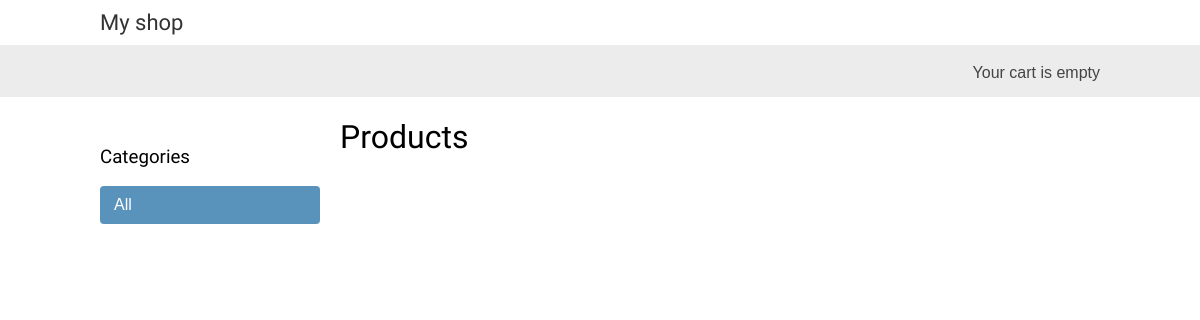
/, run on an earlier commit of the app's database.
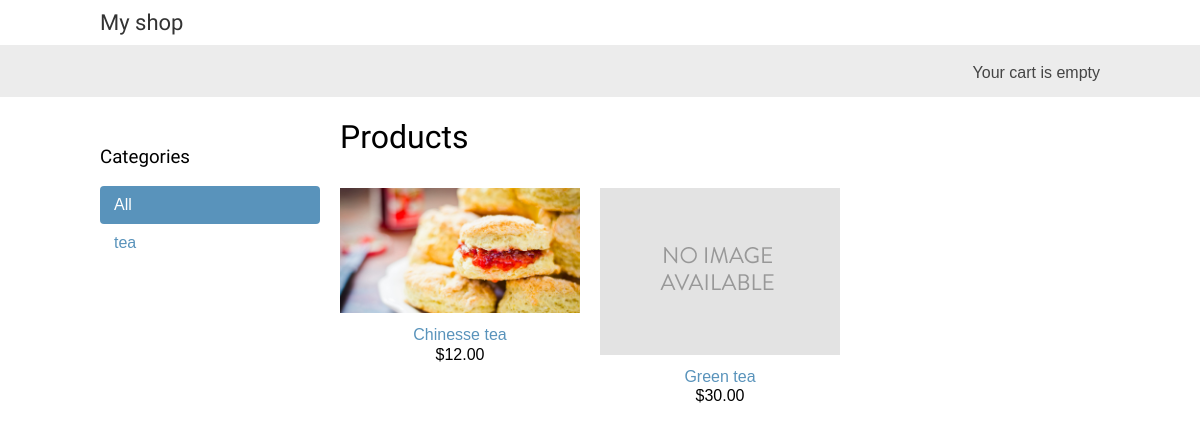
And on a later commit of the database.
### shop/models.py (models this page shows, shortened)
class Category(models.Model):
    name = models.CharField(max_length=200)
    slug = models.SlugField(max_length=200,unique=True)
    class Meta:
        ordering = ['name']
        indexes = [
            models.Index(fields=['name']),
        ]
        verbose_name = 'category'
        verbose_name_plural = 'categories'
    def get_absolute_url(self):
        return reverse('shop:product_list_by_category',args=[self.slug])

class Product(models.Model):
    category = models.ForeignKey(Category,related_name='products',on_delete=models.CASCADE)
    name = models.CharField(max_length=200)
    slug = models.SlugField(max_length=200)
    image = models.ImageField(upload_to='products/%Y/%m/%d',blank=True)
    description = models.TextField(blank=True)
    price = models.DecimalField(max_digits=10,decimal_places=2)
    available = models.BooleanField(default=True)
    created = models.DateTimeField(auto_now_add=True)
    updated = models.DateTimeField(auto_now=True)
    class Meta:
        ordering = ['name']
        indexes = [
            models.Index(fields=['id','slug']),
            models.Index(fields=['name']),
            models.Index(fields=['-created']),
        ]
    def get_absolute_url(self):
        return reverse('shop:product_detail',args=[self.id,self.slug])

### shop/views.py (the view)
# urls.py: path('',views.product_list,name='product_list'),
def product_list(request,category_slug=None):
    category = None
    categories = Category.objects.all()
    products = Product.objects.filter(available=True)
    if category_slug:
        category = get_object_or_404(Category,slug=category_slug)
        products = products.filter(category=category)
    return render(request,'shop/product/list.html',{
        'category':category,
        'categories':categories,
        'products':products})

### shop/templates/shop/product/list.html (shortened to what this page needs)
{% extends 'shop/base.html' %}
{% load static %}
{% block content %}
<div id="sidebar">
    <h3>Categories</h3>
    <ul>
        <li {% if not category %}class="selected"{% endif %}>
            <a href="{% url 'shop:product_list' %}">All</a>
        </li>
        {% for c in categories %}
        <li {% if category.slug == c.slug %}class="selected"{% endif %}>
            <a href="{{ c.get_absolute_url }}">{{ c.name }}</a>
        </li>
        {% endfor %}
    </ul>
</div>
<div id="main" class="product-list">
    <h1>{% if category %}{{ category.name }}{% else %}Products {% endif %}</h1>
    {% for product in products %}
    <div class="item">
        <a href="{{ product.get_absolute_url }}">
            <img src="{% if product.image %}{{product.image.url}}{% else %}{% static 'img/no_image.png' %}{% endif %}">
        </a>
        <a href="{{ product.get_absolute_url }}">{{ product.name }}</a>
        <br>
        ${{ product.price }}
    </div>
    {% endfor %}
</div>
{% endblock %}

### shop/templates/shop/base.html (shortened to what this page needs)
{% load static %}
<!DOCTYPE html>
<html lang="en">
<head>
    <link rel="stylesheet" href="{% static 'css/base.css' %}">
</head>
<body>
    <div id="header">
        <a href="/" class="logo">My shop</a>
    </div>
    <div id="subheader">
        <div class="cart">
            Your cart is empty
        </div>
    </div>
    <div id="content">
        {% block content %}
        {% endblock %}
    </div>
</body>
</html>

### shop/static/css/base.css (style rules this page uses)
body { margin:0; padding:0; font-family:helvetica, sans-serif; }
h1, h2, h3, h4, h5 , h6 { font-family: 'Ubuntu', sans-serif; font-weight:normal; }
a { text-decoration:none; color:#5993bb; }
#header { padding:10px 100px; font-size:18px; overflow:auto; }
#subheader { background:#ececec; color:#444; padding:15px 100px; overflow:auto; }
#header .logo { font-family: 'Ubuntu', sans-serif; float:left; color:#333; font-size:22px; margin-right:10%; }
#subheader .cart { float:right; padding-top:4px; }
#content { padding:0 100px; overflow:hidden; }
#sidebar { width:220px; padding:30px 20px 0 0; float:left; }
#sidebar ul { margin:0; padding:0; }
#sidebar ul li { margin:0; list-style:none; padding:10px 14px; }
#sidebar ul li a { display:block; }
#sidebar ul li.selected { background:#5993bb; border-radius:4px; }
#sidebar ul li.selected a { color:#fff; }
#main { float:left; width: 96%; margin-right:-220px; overflow:hidden; }
.product-list .item { width:25%; padding:10px 20px 10px 0; float:left; text-align:center; line-height:1.2; }
.product-list .item img { width:100%; margin-bottom:8px; }

What changed in the data, as far as the page shows it:
added Category: name "tea"
added Product: image (picture), name "Chinesse tea", price "12.00"
added Product: name "Green tea", price "30.00"
